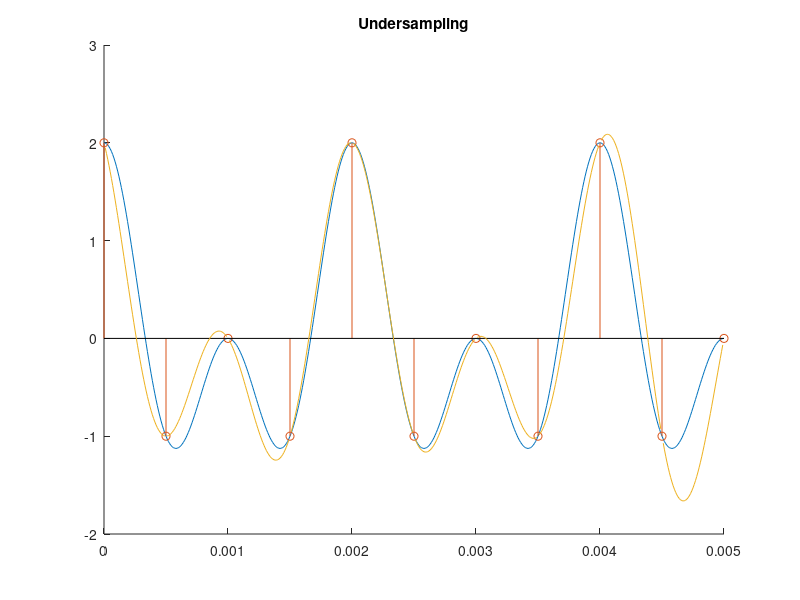
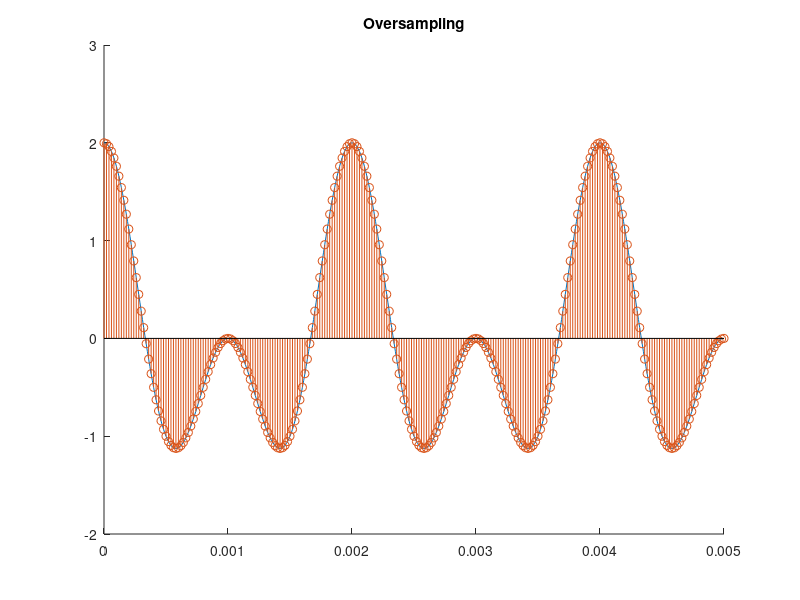
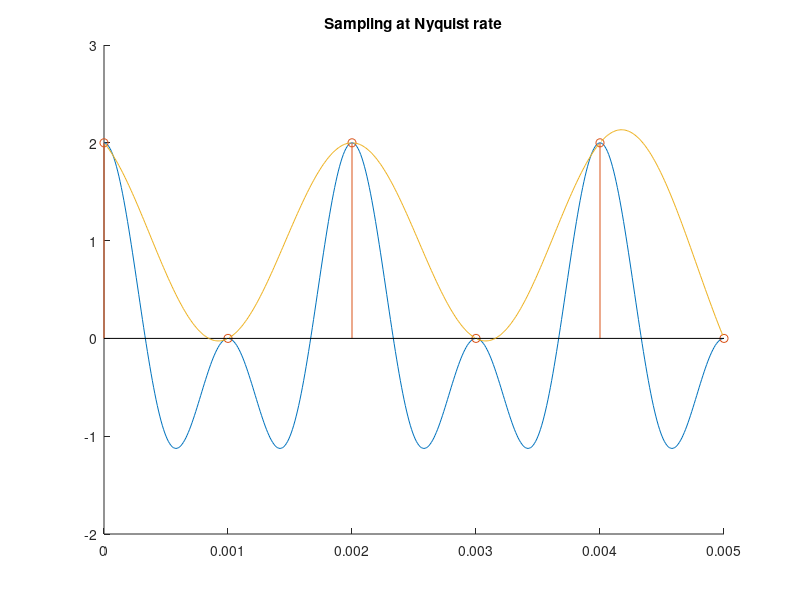

These figures' MATLAB source, in order:
%% Undersampling
F = 1000;     % frequency of signal
Fs = 2*F;   % sampling frequency 
Ts = 1/Fs;  % sampling period 
%Generate signals and sampling 
tc = 0:0.00001:5/F;        % axis
y1=cos(pi*F*tc);  %first signal
y2=cos(2*pi*F*tc); %second signal
yc = y1+y2;    % sum of Continous time signals
td = 0:Ts:5/F;  %axis
y1=cos(pi*F*td);% first signal
y2=cos(2*pi*F*td); %second signal
yd = y1+y2;    % sum of discrete time signals
L = length(td);         % number of samples
% Reconstruction by using the formula:
Recns = zeros(size(tc));
sinc_train = zeros(L,length(tc));
for t = 1:length(tc)
    for i = 0:L-1
        % sinc(x) = sin(pi*x)/(pi*x) according to MATLAB
        sinc_train(i+1,:) = sin(pi*(tc-i*Ts)/Ts)./(pi*(tc-i*Ts)/Ts);
        Recns(t) = Recns(t) + yd(i+1)*sin(pi*(tc(t)-i*Ts)/Ts)/(pi*(tc(t)-i*Ts)/Ts);
    end
end
%Plot the signals
figure();title('Undersampling');
hold on
plot(tc,yc);stem(td,yd);plot(tc,Recns);
hold off

%% Oversampling
F = 1000;     % frequency of signal
Fs = 50*F;   % Increase the ratio of sampling frequency 
Ts = 1/Fs;  % sampling period 
%Generate signals and sampling 
tc = 0:0.00001:5/F;        % axis
y1=cos(pi*F*tc);  %first signal
y2=cos(2*pi*F*tc); %second signal
yc = y1+y2;    % sum of Continous time signals
td = 0:Ts:5/F;  %axis
y1=cos(pi*F*td);% first signal
y2=cos(2*pi*F*td); %second signal
yd = y1+y2;    % sum of discrete time signals
L = length(td);         % number of samples
% Reconstruction by using the formula:
Recns = zeros(size(tc));
sinc_train = zeros(L,length(tc));
for t = 1:length(tc)
    for i = 0:L-1
        % sinc(x) = sin(pi*x)/(pi*x) according to MATLAB
        sinc_train(i+1,:) = sin(pi*(tc-i*Ts)/Ts)./(pi*(tc-i*Ts)/Ts);
        Recns(t) = Recns(t) + yd(i+1)*sin(pi*(tc(t)-i*Ts)/Ts)/(pi*(tc(t)-i*Ts)/Ts);
    end
end
figure();title('Oversampling');
hold on
plot(tc,yc);stem(td,yd); plot(tc,Recns);
hold off

%% Sampling at Nyquist rate 
F = 1000;     % frequency of signal
Fs = 2*F;   % sampling frequency 
Fn= Fs/2;   %nyquist frequency
Ts = 1/Fn;  % sampling period 
%Generate signals and sampling 
tc = 0:0.00001:5/F;        % axis
y1=cos(pi*F*tc);  %first signal
y2=cos(2*pi*F*tc); %second signal
yc = y1+y2;    % sum of Continous time signals
td = 0:Ts:5/F;  %axis
y1=cos(pi*F*td);% first signal
y2=cos(2*pi*F*td); %second signal
yd = y1+y2;    % sum of discrete time signals
L = length(td);         % number of samples
% Reconstruction by using the formula:
Recns = zeros(size(tc));
sinc_train = zeros(L,length(tc));
for t = 1:length(tc)
    for i = 0:L-1
        % sinc(x) = sin(pi*x)/(pi*x) according to MATLAB
        sinc_train(i+1,:) = sin(pi*(tc-i*Ts)/Ts)./(pi*(tc-i*Ts)/Ts);
        Recns(t) = Recns(t) + yd(i+1)*sin(pi*(tc(t)-i*Ts)/Ts)/(pi*(tc(t)-i*Ts)/Ts);
    end
end
%Plot the signals
figure();title('Sampling at Nyquist rate');
hold on
plot(tc,yc);stem(td,yd);plot(tc,Recns);
hold off